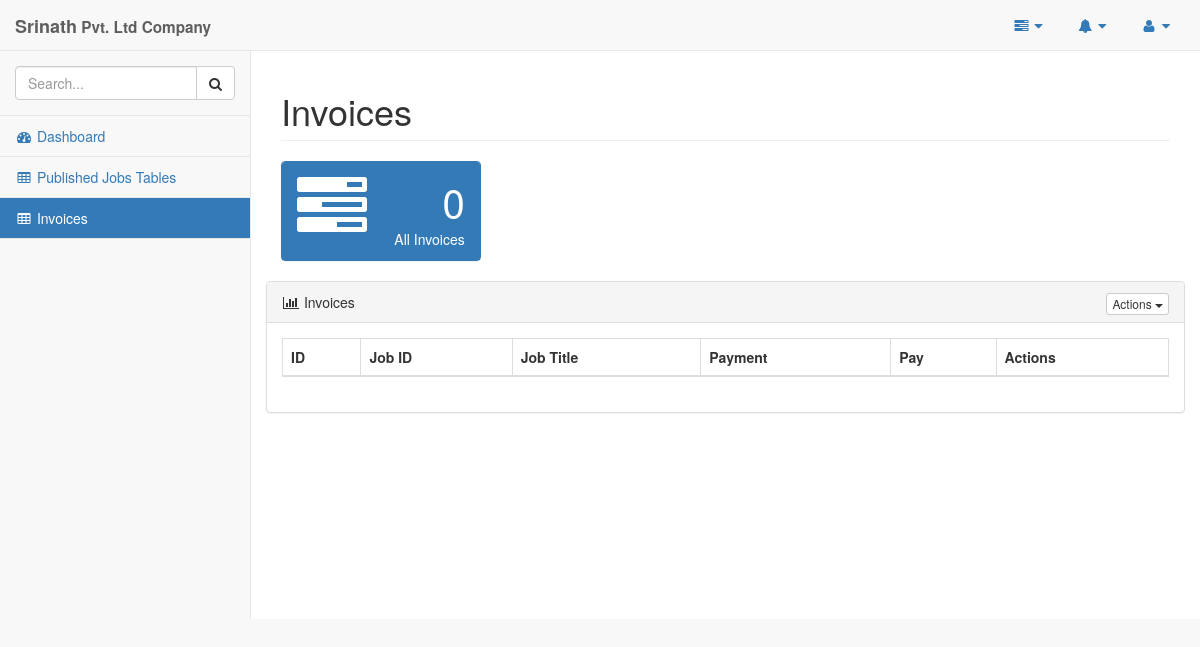
The app's page /pages/company_invoices.php (signed in), older data.
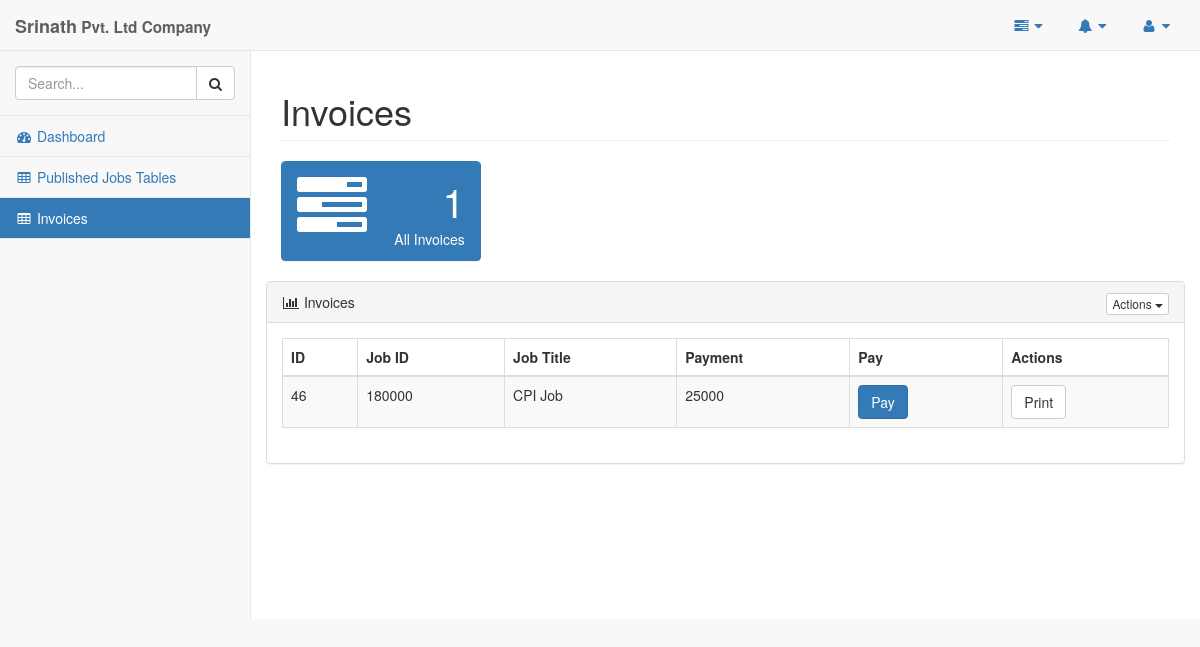
The same page, newer data.
### tables this page shows
CREATE TABLE `invoice` (
  `invoiceID` int(11) NOT NULL,
  `jobID` int(11) DEFAULT NULL,
  `userID` varchar(45) DEFAULT NULL,
  `price` varchar(100) DEFAULT '0',
  `isPaid` int(11) NOT NULL DEFAULT '0'
);

CREATE TABLE `supplier_job` (
  `jobID` int(11) NOT NULL,
  `jobTitle` varchar(45) DEFAULT NULL,
  `jobType` varchar(45) DEFAULT NULL,
  `jobCount` int(11) DEFAULT NULL,
  `workerCount` int(11) NOT NULL,
  `jobPeriod` int(45) DEFAULT NULL,
  `jobStatus` varchar(45) DEFAULT 'offline',
  `jobStart` varchar(45) DEFAULT NULL,
  `jobEnd` varchar(45) DEFAULT NULL,
  `jobPublished` varchar(100) DEFAULT NULL,
  `jobProgress` int(45) DEFAULT '0',
  `supID` varchar(45) NOT NULL,
  `locationID` int(11) NOT NULL,
  `comID` varchar(100) DEFAULT NULL,
  `jobNature` varchar(10) NOT NULL DEFAULT 'Full Time',
  `workersJoined` int(10) NOT NULL DEFAULT '0',
  `jobRatings` int(10) NOT NULL DEFAULT '0',
  `jobPrice` int(11) NOT NULL DEFAULT '0',
  `comJobID` int(11) NOT NULL DEFAULT '0'
);

### pages/query_boxes/company_all_invoice_count.php
<?php
    $userID=$_SESSION['userID'];
    $query="SELECT COUNT(invoiceID) AS invoiceCount FROM invoice WHERE userID='$userID'";
    $result=mysqli_query($conn,$query);
    if(mysqli_num_rows($result)>0){
        $row=mysqli_fetch_assoc($result);
        echo $row['invoiceCount'];
    }
?>

### pages/query_boxes/company_all_invoice.php
<?php
    $userID=$_SESSION['userID'];
    $queryJob="SELECT * FROM invoice,supplier_job WHERE supplier_job.comID='$userID' AND supplier_job.jobID=invoice.jobID AND invoice.userID='$userID' AND supplier_job.jobStatus='done'";
    $resultJob=mysqli_query($conn,$queryJob);
    if(mysqli_num_rows($resultJob)>0){
        while($rowJob=mysqli_fetch_assoc($resultJob)){
            if($rowJob['isPaid']==1){
                 echo "<tr>
                    <td>".$rowJob['invoiceID']."</td>
                    <td>".$rowJob['jobID']."</td>
                    <td>".$rowJob['jobTitle']."</td>
                    <td>".$rowJob['price']."</td>
                    <td class='bg-success'>Paid</td>
                    <td><a href='../print/print.php?id=".$rowJob['invoiceID']."' target='_blank'><button class='btn btn-default'>Print</button></a></td>
                </tr>";
            }else{
                 echo "<tr>
                    <td>".$rowJob['invoiceID']."</td>
                    <td>".$rowJob['jobID']."</td>
                    <td>".$rowJob['jobTitle']."</td>
                    <td>".$rowJob['price']."</td>
                    <td><button class='btn btn-primary'>Pay</button></td>
                    <td><a href='../print/print.php?id=".$rowJob['invoiceID']."' target='_blank'><button class='btn btn-default'>Print</button></a></td>
                </tr>";
            }
        }
    }
?>

Row changes from the older to the newer data that the page shows:
added invoice: invoiceID "46", jobID.jobID "180000", jobID.jobTitle "CPI Job", price "25000"
Text that changed along with them:
$row['invoiceCount']: "0" → "1"
